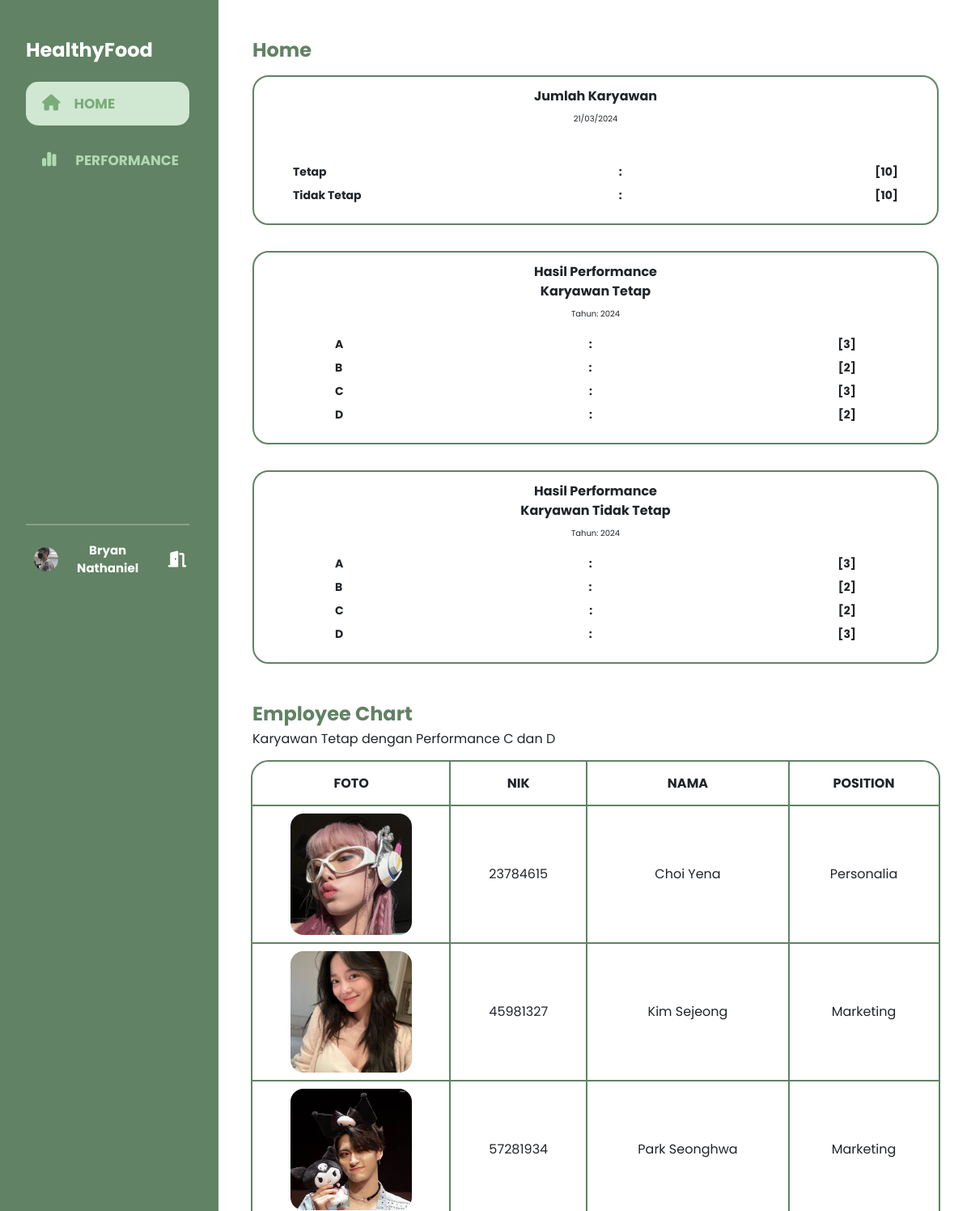
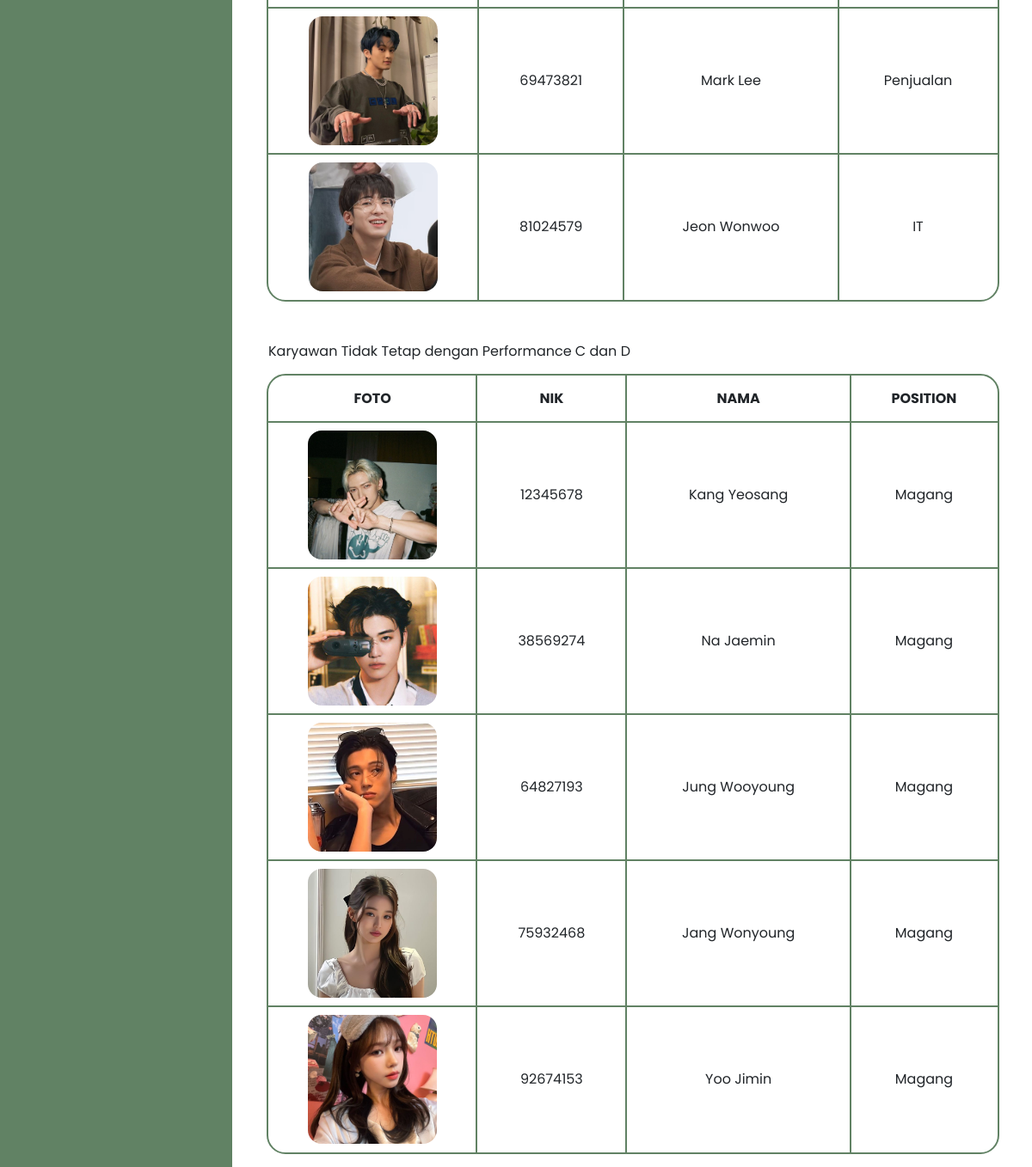
The app's page /home.php with its own data (2 pictures, top to bottom).
### tables this page shows
CREATE TABLE `performance` (
  `nik` int(8) NOT NULL,
  `foto` varchar(200) NOT NULL,
  `nama` varchar(200) NOT NULL,
  `status_kerja` enum('Tetap','Tidak Tetap') NOT NULL,
  `position` varchar(10) NOT NULL,
  `tgl_penilaian` date NOT NULL,
  `responsibility` decimal(10,2) NOT NULL,
  `teamwork` decimal(10,2) NOT NULL,
  `management_time` decimal(10,2) NOT NULL,
  `total` decimal(10,2) NOT NULL,
  `grade` varchar(3) NOT NULL
);

### home.php (the view, shortened to what this page needs)
<?php
include('connection.php');
?>
<!DOCTYPE html>
<html lang="en">
<head>
  <link href='https://unpkg.com/boxicons@2.1.4/css/boxicons.min.css' rel='stylesheet'>
  <link rel="stylesheet" href="style.css">
  <link href="https://cdn.jsdelivr.net/npm/bootstrap@5.3.2/dist/css/bootstrap.min.css" rel="stylesheet" />
</head>
<body>
  <div class="background">
    <div class="sidebar">
        <div class="content">
          <div class="brand">
            <h1>HealthyFood</h1>
          </div>
          <div class="list">
            <div class="space home-list">
              <a href="#">
                <i class="fa-solid fa-house"></i>
                <p>HOME</p>
              </a>
            </div>
            <div class="space perform-list">
              <a href="performance/performance.php">
                <i class="fa-solid fa-chart-simple"></i>
                <p>PERFORMANCE</p>
              </a>
            </div>
            <div class="profile">
            <hr>
            <div class="profile_grid">
              <div><img src="img/bry.jpg" alt=""></div>
              <div><p>Bryan Nathaniel</p></div>
              <div><i class="fa-solid fa-door-open"></i></div>
            </div>
            </div>
          </div>
        </div>
      </div>
    <div class="main-container">
      <h2>Home</h2>
      <div class="three-box-container mb-5">
        <div class="jumlah-karyawan-container">
          <div class="jumlah-karyawan upper-container">
            <span class="text title-text">Jumlah Karyawan</span>
            <span class="little-text date-text"></span>
          </div>
          <div class="jumlah-karyawan bottom-container">
            <div class="jumlah-karyawan tetap-container">
              <span class="sub-text tetap-text">
                Tetap
              </span>
              <span class="sub-text colon-tetap-text">
                :
              </span>
              <?php
              $sql = "SELECT COUNT(*) as total FROM performance WHERE status_kerja = 'Tetap'";
              $result = mysqli_query($con, $sql);
              if ($result) {
                $row = mysqli_fetch_assoc($result);
                $totalTetap = $row['total'];
                echo '<span class="sub-text js-tetap-value">[' . $totalTetap . ']</span>';
              } else {
                echo '<span class="sub-text js-tetap-value">No Data</span>';
              }
              ?>
            </div>
            <div class="jumlah-karyawan tidak-tetap-container">
              <span class="sub-text tidak-tetap-text">
                Tidak Tetap
              </span>
              <span class="sub-text colon-text">
                :
              </span>
              <?php
              $sql = "SELECT COUNT(*) as total FROM performance WHERE status_kerja = 'Tidak Tetap'";
              $result = mysqli_query($con, $sql);
              if ($result) {
                $row = mysqli_fetch_assoc($result);
                $totalNoTetap = $row['total'];
                echo '<span class="sub-text js-tetap-value">[' . $totalNoTetap . ']</span>';
              } else {
                echo '<span class="sub-text js-tetap-value">No Data</span>';
              }
              ?>
            </div>
          </div>
        </div>
        <div class="karyawan-tetap-container">
          <div class="karyawan-tetap upper-container">
            <span class="text title-text">Hasil Performance <br> Karyawan Tetap</span>
            <span class="little-text year-text js-year-value"></span>
          </div>
          <div class="karyawan-tetap bottom-container">
            <div class="karyawan-tetap basic-rank-container">
              <span class="sub-text a-rank-text">
                A
              </span>
              <span class="sub-text colon-text">
                :
              </span>
              <?php
              $sql = "SELECT COUNT(*) as total FROM performance WHERE grade = 'A' AND status_kerja = 'Tetap'";
              $result = mysqli_query($con, $sql);
              if ($result) {
                $row = mysqli_fetch_assoc($result);
                $totalGradeA = $row['total'];
                echo '<span class="sub-text js-tetap-value">[' . $totalGradeA . ']</span>';
              } else {
                echo '<span class="sub-text js-tetap-value">No Data</span>';
              }
              ?>
            </div>
            <div class="karyawan-tetap rank-container">
              <span class="sub-text b-rank-text">
                B
              </span>
              <span class="sub-text colon-text">
                :
              </span>
              <?php
              $sql = "SELECT COUNT(*) as total FROM performance WHERE grade = 'B' AND status_kerja = 'Tetap'";
              $result = mysqli_query($con, $sql);
              if ($result) {
                $row = mysqli_fetch_assoc($result);
                $totalGradeB = $row['total'];
                echo '<span class="sub-text js-tetap-value">[' . $totalGradeB . ']</span>';
              } else {
                echo '<span class="sub-text js-tetap-value">No Data</span>';
              }
              ?>
            </div>
            <div class="karyawan-tetap rank-container">
              <span class="sub-text c-rank-text">
                C
              </span>
              <span class="sub-text colon-text">
                :
              </span>
              <?php
              $sql = "SELECT COUNT(*) as total FROM performance WHERE grade = 'C' AND status_kerja = 'Tetap'";
              $result = mysqli_query($con, $sql);
              if ($result) {
                $row = mysqli_fetch_assoc($result);
                $totalGradeC = $row['total'];
                echo '<span class="sub-text js-tetap-value">[' . $totalGradeC . ']</span>';
              } else {
                echo '<span class="sub-text js-tetap-value">No Data</span>';
              }
              ?>
            </div>
            <div class="karyawan-tetap rank-container">
              <span class="sub-text d-rank-text">
                D
              </span>
              <span class="sub-text colon-text">
                :
              </span>
              <?php
              $sql = "SELECT COUNT(*) as total FROM performance WHERE grade = 'D' AND status_kerja = 'Tetap'";
              $result = mysqli_query($con, $sql);
              if ($result) {
                $row = mysqli_fetch_assoc($result);
                $totalGradeD = $row['total'];
                echo '<span class="sub-text js-tetap-value">[' . $totalGradeD . ']</span>';
              } else {
                echo '<span class="sub-text js-tetap-value">No Data</span>';
              }
              ?>
            </div>
          </div>
        </div>
        <div class="karyawan-notetap-container">
          <div class="karyawan-tidak-tetap upper-container">
            <span class="text title-text">Hasil Performance <br> Karyawan Tidak Tetap</span>
            <span class="little-text year-text js-year-value"></span>
          </div>
          <div class="karyawan-tidak-tetap bottom-container">
            <div class="karyawan-tidak-tetap rank-container">
              <span class="sub-text a-rank-text">
                A
              </span>
              <span class="sub-text colon-text">
                :
              </span>
              <?php
              $sql = "SELECT COUNT(*) as total FROM performance WHERE grade = 'A' AND status_kerja = 'Tidak Tetap'";
              $result = mysqli_query($con, $sql);
              if ($result) {
                $row = mysqli_fetch_assoc($result);
                $totalGradeA = $row['total'];
                echo '<span class="sub-text js-tetap-value">[' . $totalGradeA . ']</span>';
              } else {
                echo '<span class="sub-text js-tetap-value">No Data</span>';
              }
              ?>
            </div>
            <div class="karyawan-tidak-tetap rank-container">
              <span class="sub-text b-rank-text">
                B
              </span>
              <span class="sub-text colon-text">
                :
              </span>
              <?php
              $sql = "SELECT COUNT(*) as total FROM performance WHERE grade = 'B' AND status_kerja = 'Tidak Tetap'";
              $result = mysqli_query($con, $sql);
              if ($result) {
                $row = mysqli_fetch_assoc($result);
                $totalGradeB = $row['total'];
                echo '<span class="sub-text js-tetap-value">[' . $totalGradeB . ']</span>';
              } else {
                echo '<span class="sub-text js-tetap-value">No Data</span>';
              }
              ?>
            </div>
            <div class="karyawan-tidak-tetap rank-container">
              <span class="sub-text c-rank-text">
                C
              </span>
              <span class="sub-text colon-text">
                :
              </span>
              <?php
              $sql = "SELECT COUNT(*) as total FROM performance WHERE grade = 'C' AND status_kerja = 'Tidak Tetap'";
              $result = mysqli_query($con, $sql);
              if ($result) {
                $row = mysqli_fetch_assoc($result);
                $totalGradeC = $row['total'];
                echo '<span class="sub-text js-tetap-value">[' . $totalGradeC . ']</span>';
              } else {
                echo '<span class="sub-text js-tetap-value">No Data</span>';
              }
              ?>
            </div>
            <div class="karyawan-tidak-tetap rank-container">
              <span class="sub-text d-rank-text">
                D
              </span>
              <span class="sub-text colon-text">
                :
              </span>
              <?php
              $sql = "SELECT COUNT(*) as total FROM performance WHERE grade = 'D' AND status_kerja = 'Tidak Tetap'";
              $result = mysqli_query($con, $sql);
              if ($result) {
                $row = mysqli_fetch_assoc($result);
                $totalGradeD = $row['total'];
                echo '<span class="sub-text js-tetap-value">[' . $totalGradeD . ']</span>';
              } else {
                echo '<span class="sub-text js-tetap-value">No Data</span>';
              }
              ?>
            </div>
          </div>
        </div>
      </div>
      <div class="mb-2">
        <h2 class="mb-1">Employee Chart</h2>
        <p class="">Karyawan Tetap dengan Performance C dan D</p>
      </div>
      <div class="table-responsive mb-5">
        <table class="table-default">
          <thead>
            <th>FOTO</th>
            <th>NIK</th>
            <th>NAMA</th>
            <th>POSITION</th>
          </thead>
          <tbody>
            <?php
            $sql = "SELECT * FROM performance WHERE status_kerja = 1 AND grade IN ('C', 'D') ORDER BY nik ASC";
            $result = mysqli_query($con, $sql);
            if ($result) {
              while ($row = mysqli_fetch_assoc($result)) {
            ?>
                <tr class="whitespace-nowrap text-center">
                  <td class="table-img-karyawan"><img src="img/<?= $row['foto'] ?>" class="table-img-karyawan"></td>
                  <td><?= $row['nik'] ?></td>
                  <td><?= $row['nama'] ?></td>
                  <td><?= $row['position'] ?></td>
                </tr>
            <?php
              }
            }
            ?>
          </tbody>
        </table>
      </div>
      <div class="mb-2">
        <p class="">Karyawan Tidak Tetap dengan Performance C dan D</p>
      </div>
      <div class="table-responsive mb-5">
        <table class="table-default">
          <thead>
            <th>FOTO</th>
            <th>NIK</th>
            <th>NAMA</th>
            <th>POSITION</th>
          </thead>
          <tbody>
            <?php
            $sql = "SELECT * FROM performance WHERE status_kerja = 2 AND grade IN ('C', 'D') ORDER BY nik ASC";
            $result = mysqli_query($con, $sql);
            if ($result) {
              while ($row = mysqli_fetch_assoc($result)) {
            ?>
                <tr class="whitespace-nowrap text-center">
                  <td class="table-img-karyawan"><img src="img/<?= $row['foto'] ?>" class="table-img-karyawan"></td>
                  <td><?= $row['nik'] ?></td>
                  <td><?= $row['nama'] ?></td>
                  <td><?= $row['position'] ?></td>
                </tr>
            <?php
              }
            }
            ?>
          </tbody>
        </table>
      </div>
    </div>
  </div>
</body>
</html>

### records on screen
performance: foto (picture), nik "23784615", nama "Choi Yena", position "Personalia"
performance: foto (picture), nik "45981327", nama "Kim Sejeong", position "Marketing"
performance: foto (picture), nik "57281934", nama "Park Seonghwa", position "Marketing"
performance: foto (picture), nik "69473821", nama "Mark Lee", position "Penjualan"
performance: foto (picture), nik "81024579", nama "Jeon Wonwoo", position "IT"
performance: foto (picture), nik "12345678", nama "Kang Yeosang", position "Magang"
performance: foto (picture), nik "38569274", nama "Na Jaemin", position "Magang"
performance: foto (picture), nik "64827193", nama "Jung Wooyoung", position "Magang"
performance: foto (picture), nik "75932468", nama "Jang Wonyoung", position "Magang"
performance: foto (picture), nik "92674153", nama "Yoo Jimin", position "Magang"

### other values on screen
$totalTetap "10"
$totalNoTetap "10"
$totalGradeA "3"
$totalGradeB "2"
$totalGradeC "3"
$totalGradeD "2"
$totalGradeC "2"
$totalGradeD "3"
